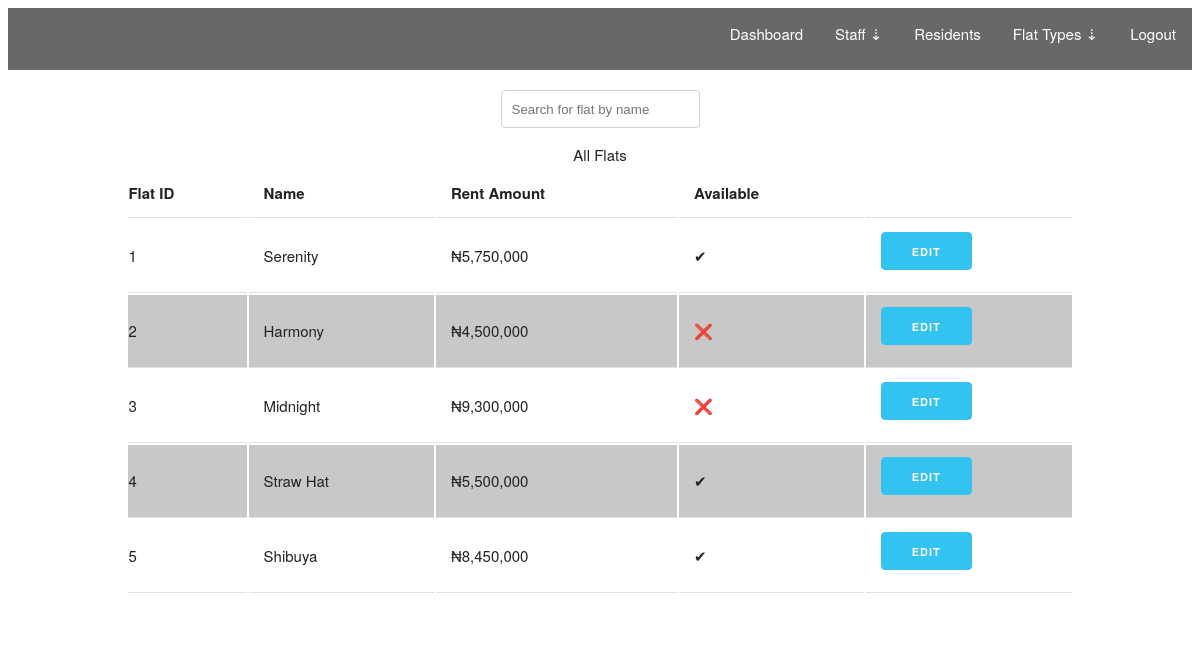
The app's page /admin/flats (signed in) with its own data.
### estate/models.py (models this page shows, shortened)
class FlatType(db.Model):
    __tablename__ = 'flattypes'
    id = db.Column(db.Integer, primary_key=True)
    name = db.Column(db.String(64))
    description = db.Column(db.Text())
    rent = db.Column(db.Integer)
    bedrooms = db.Column(db.Integer)
    bathrooms = db.Column(db.Integer, default=bedrooms)
    num_available = db.Column(db.Integer)
    is_available = db.Column(db.BOOLEAN, default=True)
    residents = db.relationship('User', backref='flattype', lazy='dynamic')

### estate/blueprints/admin/views.py (the view)
@admin.route('/admin/flats')
@login_required
@admin_required
def flats():
    flats = FlatType.query.all()
    return render_template('admin/flats.html', flats=flats)

### estate/models.py (called while the page is built)
@login_manager.user_loader
def load_user(user_id):
    return User.query.get(user_id)

### estate/templates/admin/flats.html (shortened to what this page needs)
{% extends "base.html" %}
{% block content %}
<header>
    {% include 'partials/admin_nav.html' %}
</header>
<div class="container">
    <div class="search-div">
        <input type="text" onkeyup="search()" placeholder="Search for flat by name" id="searchBtn">
    </div>
    <table class="u-full-width flat">
        <caption>All Flats</caption>
        <thead>
            <tr>
                <th>Flat ID</th>
                <th>Name</th>
                <th>Rent Amount</th>
                <th>Available</th>
                <th></th>
            </tr>
        </thead>
        <tbody>
            {% for flat in flats %}
            <tr class="{{ flat.name }}">
                <td>{{ flat.id }}</td>
                <td>{{ flat.name }}</td>
                <td>{{ '₦{:,}'.format(flat.rent) }}</td>
                {% if flat.is_available %}
                <td>✔</td>
                {% else %}
                <td>❌</td>
                {% endif %}
                <td><a href="{{ url_for('.edit_flat', id=flat.id) }}" class="button button-primary">Edit</a></td>
            </tr>
            {% endfor %}
        </tbody>
    </table>
</div>
{% endblock %}

### estate/static/css/custom.css (style rules this page uses)
* { box-sizing: border-box; }
.search-div { display: flex; justify-content: center; align-items: center; margin-top: 20px; }
tr:nth-child(even) { background-color: rgb(200, 200, 200); }

### estate/static/css/skeleton.css (style rules this page uses)
.container { position: relative; width: 100%; max-width: 960px; margin: 0 auto; padding: 0 20px; box-sizing: border-box; }
@media (min-width: 400px) { .container { width: 85%; padding: 0; } }
@media (min-width: 550px) { .container { width: 80%; } }
html { font-size: 62.5%; }
body { font-size: 1.5em; line-height: 1.6; font-weight: 400; font-family: "Raleway", "HelveticaNeue", "Helvetica Neue", Helvetica, Arial, sans-serif; color: #222; }
a { color: #1EAEDB; }
.button, button, input[type="submit"], input[type="reset"], input[type="button"] { display: inline-block; height: 38px; padding: 0 30px; color: #555; text-align: center; font-size: 11px; font-weight: 600; line-height: 38px; letter-spacing: .1rem; text-transform: uppercase; text-decoration: none; white-space: nowrap; background-color: transparent; border-radius: 4px; border: 1px solid #bbb; cursor: pointer; box-sizing: border-box; }
.button.button-primary, button.button-primary, input[type="submit"].button-primary, input[type="reset"].button-primary, input[type="button"].button-primary { color: #FFF; background-color: #33C3F0; border-color: #33C3F0; }
input[type="email"], input[type="number"], input[type="search"], input[type="text"], input[type="tel"], input[type="url"], input[type="password"], textarea, select { height: 38px; padding: 6px 10px; background-color: #fff; border: 1px solid #D1D1D1; border-radius: 4px; box-shadow: none; box-sizing: border-box; }
input[type="email"], input[type="number"], input[type="search"], input[type="text"], input[type="tel"], input[type="url"], input[type="password"], textarea { -webkit-appearance: none; -moz-appearance: none; appearance: none; }
th, td { padding: 12px 15px; text-align: left; border-bottom: 1px solid #E1E1E1; }
th:first-child, td:first-child { padding-left: 0; }
th:last-child, td:last-child { padding-right: 0; }
button, .button { margin-bottom: 1rem; }
input, textarea, select, fieldset { margin-bottom: 1.5rem; }
pre, blockquote, dl, figure, table, p, ul, ol, form { margin-bottom: 2.5rem; }
.u-full-width { width: 100%; box-sizing: border-box; }
.container:after, .row:after, .u-cf { content: ""; display: table; clear: both; }

### records on screen
FlatType: id "1", name "Serenity", rent "₦5,750,000"
FlatType: id "2", name "Harmony", rent "₦4,500,000"
FlatType: id "3", name "Midnight", rent "₦9,300,000"
FlatType: id "4", name "Straw Hat", rent "₦5,500,000"
FlatType: id "5", name "Shibuya", rent "₦8,450,000"
